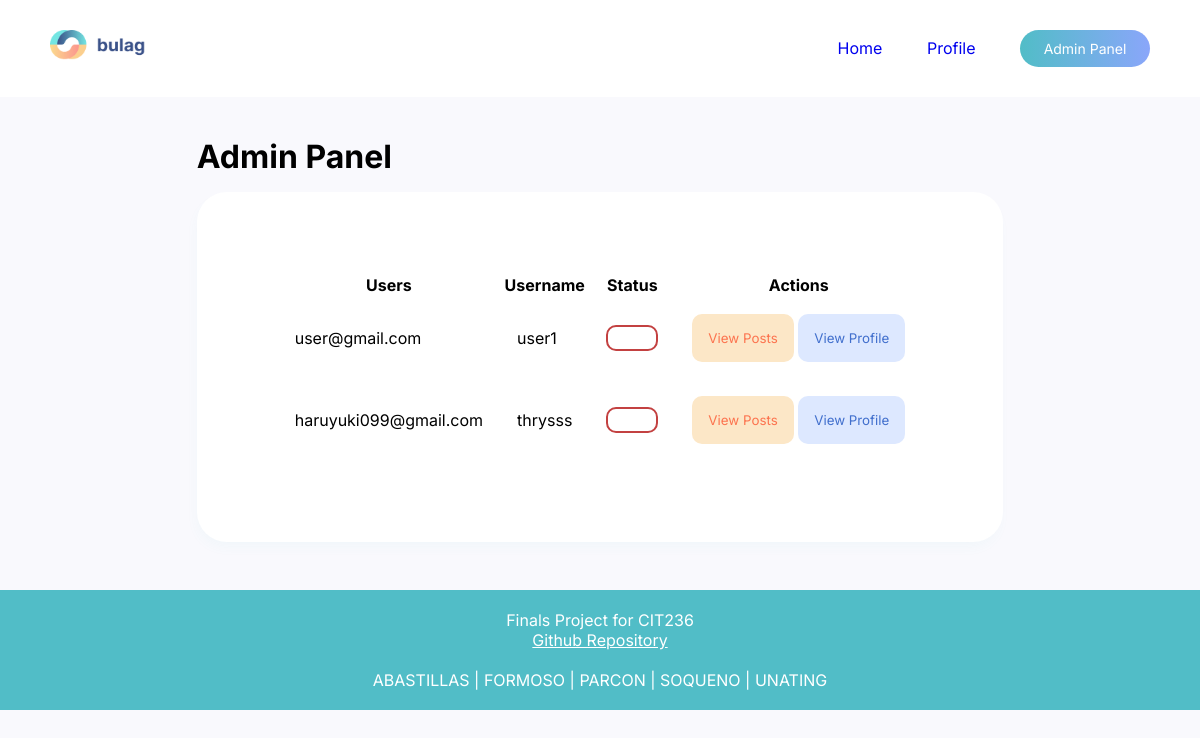
Page /admin_panel.php on the earlier database version.
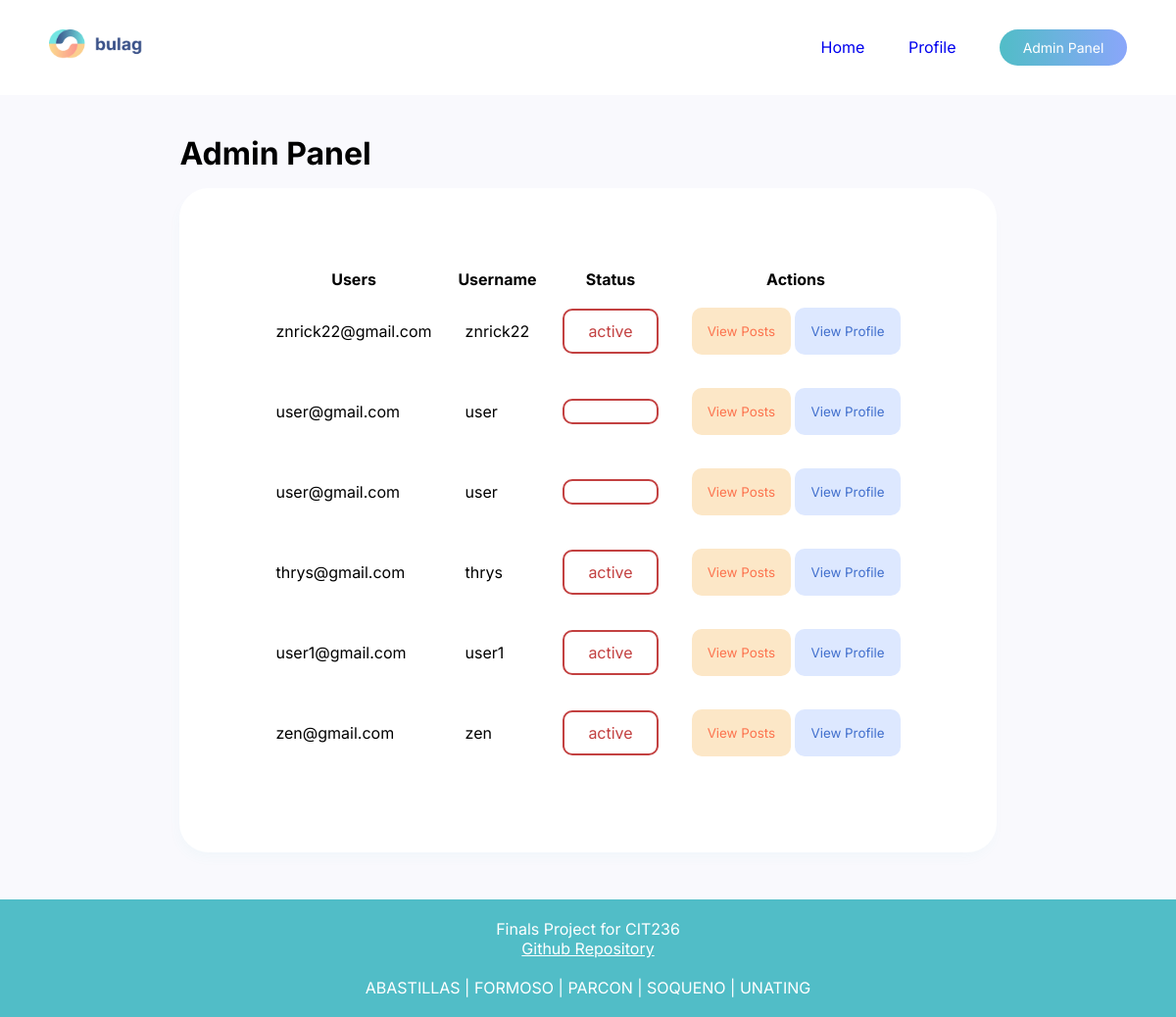
Same page on the later database version.
### tables this page shows
CREATE TABLE IF NOT EXISTS `user` (
  `userID` int(11) NOT NULL AUTO_INCREMENT,
  `role` varchar(255) NOT NULL,
  `username` varchar(255) NOT NULL,
  `password` varchar(255) NOT NULL,
  `email` varchar(255) NOT NULL,
  `user_status` varchar(11) NOT NULL,
  PRIMARY KEY (`userID`)
);

### admin_panel.php (the view, shortened to what this page needs)
<?php
    require ("db_con.php");
     $id =$_GET['id'];
    $showUsersSql = $conn->prepare ("Select * from user where role='user'");
  $showUsersSql->execute();
  $showUsers = $showUsersSql->fetchAll();
    ?>
<head>
    <link rel="stylesheet" href="styles/admin.css">
</head>
<body>
    <div class="header">
        <img src="images/Logo.png" width="150px" height="30px">
            <div class="header-right">
                <a href="admin_home.php?id=<?php echo $id; ?>">Home</a>
                <a href="admin_profile.php?id=<?php echo $id; ?>">Profile</a>
                <a href="admin_panel.php?id=<?php echo $id; ?>">
                    <button id="loginbtn">Admin Panel</button>
                </a>
            </div>
    </div>
    <div class="body-container">
      <div class="admin-container">
        <h1>Admin Panel</h1>
        <div class="container">
              <table class="panel">
                <tr>
                  <th>Users</th>
                  <th>Username</th>
                  <th>Status</th>
                  <th>Actions</th>
                </tr>
                <?php foreach ($showUsers as $usersList): ?>
                <tr>
                  <td><p><?= $usersList['email']; ?> </p></td>
                  <td><p><?= $usersList['username']; ?> </p></td>
                  <td class="inactive"><p><?= $usersList['user_status']; ?></p></td>
                  <?php $id =$usersList['userID'];?>
                  <td>
                    <div>
                      <button class="btn-posts"><a href="admin_view_posts.php">View Posts</a></button>
                      <button class="btn-profile" type="submit"><a href="admin_profile.php?
                        id=<?php echo $id ?>">View Profile</a></button>
                    </div>
                  </td>
                </tr>
                <?php endforeach; ?>
              </table>
          </div>
      </div>
    </div>
    <div class="footer">
        Finals Project for CIT236 <br><u><a href="https://github.com/keiruu/CIT236-Blogging-System" class="github-link" target="_blank">Github Repository</a></u></br><br> ABASTILLAS | FORMOSO | PARCON | SOQUENO | UNATING</br>
    </div>
</body>

### styles/admin.css (style rules this page uses)
* { margin: 0; font-family: 'Inter', sans-serif; }
body { background-color: var(--bg); margin: 0; }
.container { display: relative; background-color: white; gap: 4rem; border-radius: 30px; padding: 5rem; box-shadow: -2px 7px 13px -3px rgba(81, 189, 199, 0.05); -webkit-box-shadow: -2px 7px 13px -3px rgba(81, 189, 199, 0.05); -moz-box-shadow: -2px 7px 13px -3px rgba(81, 189, 199, 0.05); }
.body-container { display: flex; flex-direction: column; justify-content: center; align-items: center; margin-bottom: 3rem; }
.admin-container { display: flex; flex-direction: column; gap: 1rem; }
.panel td { padding: 1rem; }
.btn-posts { background-color: var(--lightyellow); color: var(--yellow); border: none; padding: 1rem; border-radius: 10px; cursor: pointer; transition: all 300ms ease; }
.btn-posts a { color: var(--yellow); text-decoration: none; }
.btn-profile { background-color: #DDE8FF; color: #416FCD; border: none; padding: 1rem; border-radius: 10px; cursor: pointer; transition: all 300ms ease; }
.btn-profile a { text-decoration: none; color: #416FCD; }
.inactive p { border: 2px solid #C34141; padding: 0.7rem 1.5rem; border-radius: 10px; color: #C34141; }
.header { overflow: hidden; background-color: #ffffff; padding: 30px; margin-bottom: 2.5rem; }
img { float: left; padding-left: 20px; }
.header-right { float: right; }
.header-right a { text-decoration: none; padding: 20px; }
#loginbtn { background: rgb(253, 210, 144); background: linear-gradient(90deg, #51BDC7 0%, #8AA6FA 100%); color: white; padding: 10px; border: none; border-radius: 75px; width: 130px; font-family: 'Inter', sans-serif; font-size: 14px; cursor: pointer; }
.footer { position: absolute; padding: 20px; left: 0; right: 0; background-color: #51BDC7; color: white; text-align: center; }
.github-link { text-decoration: none; color: white; }
html, body { margin:0; padding:0; font-family:sans-serif; }

Differences in the rows shown:
removed user: email "user@gmail.com", username "user1"
removed user: email "haruyuki099@gmail.com", username "thrysss"
added user: email "znrick22@gmail.com", username "znrick22", user_status "active"
added user: email "user@gmail.com", username "user"
added user: email "user@gmail.com", username "user"
added user: email "thrys@gmail.com", username "thrys", user_status "active"
added user: email "user1@gmail.com", username "user1", user_status "active"
added user: email "zen@gmail.com", username "zen", user_status "active"
